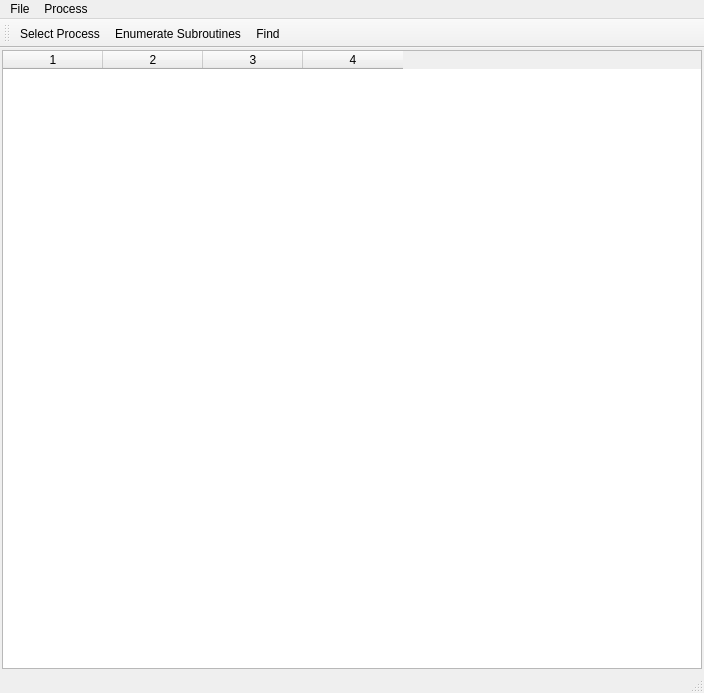
<?xml version="1.0" encoding="UTF-8"?>
<ui version="4.0">
 <class>MainWindow</class>
 <widget class="QMainWindow" name="MainWindow">
  <property name="geometry">
   <rect>
    <x>0</x>
    <y>0</y>
    <width>704</width>
    <height>693</height>
   </rect>
  </property>
  <property name="windowTitle">
   <string>UniHookUI</string>
  </property>
  <property name="windowIcon">
   <iconset resource="Resource.qrc">
    <normaloff>:/Images/Images/small.ico</normaloff>:/Images/Images/small.ico</iconset>
  </property>
  <widget class="QWidget" name="centralWidget">
   <layout class="QGridLayout" name="gridLayout">
    <property name="leftMargin">
     <number>2</number>
    </property>
    <property name="topMargin">
     <number>2</number>
    </property>
    <property name="rightMargin">
     <number>2</number>
    </property>
    <property name="bottomMargin">
     <number>2</number>
    </property>
    <item row="0" column="0">
     <widget class="QTableWidget" name="tblRoutines">
      <property name="contextMenuPolicy">
       <enum>Qt::CustomContextMenu</enum>
      </property>
      <property name="editTriggers">
       <set>QAbstractItemView::NoEditTriggers</set>
      </property>
      <property name="sortingEnabled">
       <bool>true</bool>
      </property>
      <property name="columnCount">
       <number>4</number>
      </property>
      <attribute name="verticalHeaderVisible">
       <bool>false</bool>
      </attribute>
      <column/>
      <column/>
      <column/>
      <column/>
     </widget>
    </item>
   </layout>
  </widget>
  <widget class="QMenuBar" name="menuBar">
   <property name="geometry">
    <rect>
     <x>0</x>
     <y>0</y>
     <width>704</width>
     <height>21</height>
    </rect>
   </property>
   <widget class="QMenu" name="menuFile">
    <property name="title">
     <string>File</string>
    </property>
    <addaction name="action_Quit"/>
   </widget>
   <widget class="QMenu" name="menuProcess">
    <property name="title">
     <string>Process</string>
    </property>
    <addaction name="action_SelectProcess"/>
    <addaction name="separator"/>
    <addaction name="action_EnumSubRoutines"/>
   </widget>
   <addaction name="menuFile"/>
   <addaction name="menuProcess"/>
  </widget>
  <widget class="QToolBar" name="mainToolBar">
   <attribute name="toolBarArea">
    <enum>TopToolBarArea</enum>
   </attribute>
   <attribute name="toolBarBreak">
    <bool>false</bool>
   </attribute>
   <addaction name="action_SelectProcess"/>
   <addaction name="action_EnumSubRoutines"/>
   <addaction name="action_Find"/>
  </widget>
  <widget class="QStatusBar" name="statusBar"/>
  <action name="action_Quit">
   <property name="text">
    <string>&amp;Quit</string>
   </property>
  </action>
  <action name="action_EnumSubRoutines">
   <property name="icon">
    <iconset resource="Resource.qrc">
     <normaloff>:/Images/Images/bullet_go.png</normaloff>:/Images/Images/bullet_go.png</iconset>
   </property>
   <property name="text">
    <string>Enumerate Subroutines</string>
   </property>
  </action>
  <action name="action_SelectProcess">
   <property name="icon">
    <iconset resource="Resource.qrc">
     <normaloff>:/Images/Images/settings.png</normaloff>:/Images/Images/settings.png</iconset>
   </property>
   <property name="text">
    <string>Select Process</string>
   </property>
  </action>
  <action name="action_Find">
   <property name="icon">
    <iconset resource="Resource.qrc">
     <normaloff>:/Images/Images/find.png</normaloff>:/Images/Images/find.png</iconset>
   </property>
   <property name="text">
    <string>Find</string>
   </property>
   <property name="toolTip">
    <string>Find Routine</string>
   </property>
  </action>
 </widget>
 <layoutdefault spacing="6" margin="11"/>
 <resources>
  <include location="Resource.qrc"/>
 </resources>
 <connections/>
</ui>
